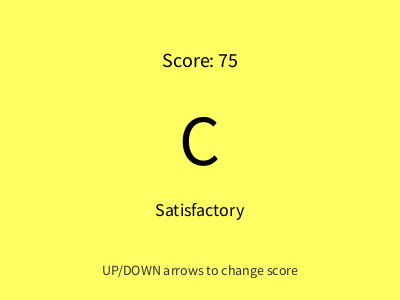
Frame 1 (no input)
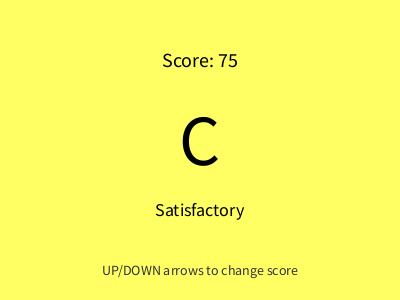
Frame 60 (the mouse pressed at the canvas centre just before this capture)
Frame 120 (the mouse held since frame 60 and released just before this capture): identical to frame 60, image omitted

The Processing sketch that drew these frames (run headless with seeded random() and noise(); from frame 60 on, the mouse is pressed at the canvas centre):

// Processing sketch: Day_4_Activity0_grade_checker
// ── Day_4_Activity0_grade_checker.pde
// Day 4 Activity - Grade Checker
// Display letter grades based on numeric score using if-else if-else

// ============================================
// INSTRUCTIONS:
// 1. Use UP/DOWN arrows to change the score
// 2. Complete the if-else if-else chain to determine the letter grade
// 3. Add appropriate colors for each grade
// ============================================

// --- VARIABLES ---
int score = 75;
String letterGrade = "";
String message = "";

void setup() {
  size(400, 300);
  textAlign(CENTER, CENTER);
}

void draw() {
  // --- DETERMINE LETTER GRADE ---
  // TODO: Complete the if-else if-else chain
  // A: 90-100, B: 80-89, C: 70-79, D: 60-69, F: below 60

  if (score >= 90) {
    letterGrade = "A";
    message = "Excellent work!";
    background(100, 200, 100);  // Green
  } else if (score >= 80) {
    letterGrade = "B";
    message = "Good job!";
    background(150, 200, 100);  // Yellow-green
  } else if (score >= 70) {
    letterGrade = "C";
    message = "Satisfactory";
    background(255, 255, 100);  // Yellow
  } else if (score >= 60) {
    letterGrade = "D";
    message = "Needs improvement";
    background(255, 200, 100);  // Orange
  } else {
    letterGrade = "F";
    message = "See me after class";
    background(255, 100, 100);  // Red
  }

  // --- DISPLAY SCORE ---
  fill(0);
  textSize(20);
  text("Score: " + score, width/2, 60);

  // --- DISPLAY LETTER GRADE ---
  textSize(72);
  text(letterGrade, width/2, 140);

  // --- DISPLAY MESSAGE ---
  textSize(18);
  text(message, width/2, 210);

  // --- INSTRUCTIONS ---
  fill(50);
  textSize(14);
  text("UP/DOWN arrows to change score", width/2, 270);
}

void keyPressed() {
  // --- CHANGE SCORE WITH ARROW KEYS ---
  if (keyCode == UP) {
    score = score + 5;
    // Don't go above 100
    if (score > 100) {
      score = 100;
    }
  }

  if (keyCode == DOWN) {
    score = score - 5;
    // Don't go below 0
    if (score < 0) {
      score = 0;
    }
  }

  // --- RESET TO 75 ---
  if (key == 'r' || key == 'R') {
    score = 75;
  }
}

// ============================================
// CHALLENGES:
// 1. Add + and - grades (A+, A, A-, B+, etc.)
// 2. Add a "curve" feature that adds 5 points
// 3. Display a progress bar showing the score visually
// 4. Add sound effects or animations for different grades
// ============================================
